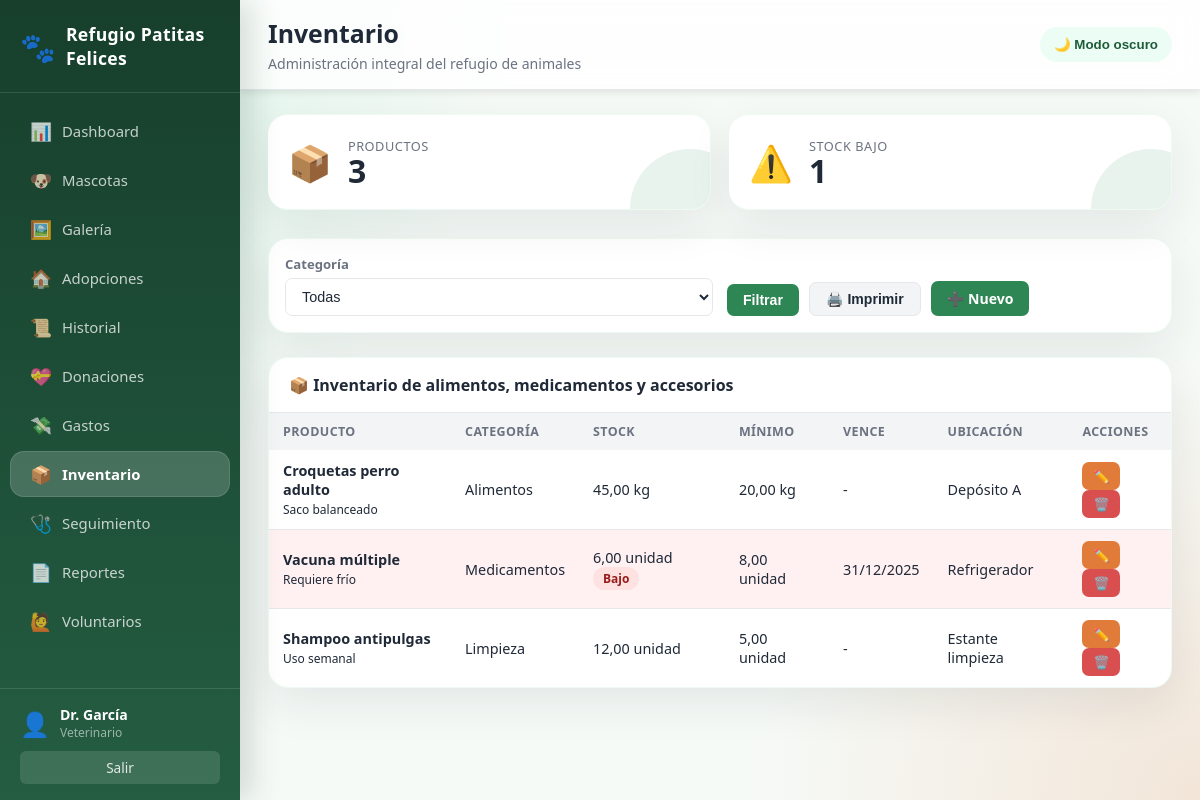
Screenshot of /pages/inventario.php (signed in) with the database file from the repository.
### tables this page shows
CREATE TABLE inventario (
    id INT AUTO_INCREMENT PRIMARY KEY,
    nombre VARCHAR(150) NOT NULL,
    categoria ENUM('alimentos','medicamentos','accesorios','limpieza') NOT NULL,
    unidad VARCHAR(40) NOT NULL DEFAULT 'unidad',
    cantidad DECIMAL(10,2) NOT NULL DEFAULT 0,
    stock_minimo DECIMAL(10,2) NOT NULL DEFAULT 0,
    fecha_vencimiento DATE DEFAULT NULL,
    ubicacion VARCHAR(120),
    observaciones TEXT,
    actualizado_en TIMESTAMP DEFAULT CURRENT_TIMESTAMP ON UPDATE CURRENT_TIMESTAMP,
    creado_en TIMESTAMP DEFAULT CURRENT_TIMESTAMP
);

### includes/config.php (called while the page is built, shortened)
<?php
function e($str) {
    return htmlspecialchars((string)($str ?? ''), ENT_QUOTES, 'UTF-8');
}
function fechaLatina($fecha) {
    return $fecha ? date('d/m/Y', strtotime($fecha)) : '-';
}

### pages/inventario.php (the view, shortened to what this page needs)
<?php
require_once '../includes/config.php';
$pdo = conectar();
$accion = $_GET['accion'] ?? 'listar';
$item = [];
include '../includes/header.php';
if ($accion === 'nuevo' || $accion === 'editar'):
?>
<div class="form-card">
    <h2><?= $accion==='editar' ? '✏️ Editar producto' : '➕ Registrar producto' ?></h2>
    <form method="POST">
        <div class="form-grid">
            <div class="form-group"><label>Nombre</label><input type="text" name="nombre" value="<?= e($item['nombre'] ?? '') ?>" required></div>
            <div class="form-group"><label>Categoría</label><select name="categoria"><?php foreach(['alimentos','medicamentos','accesorios','limpieza'] as $c): ?><option value="<?= $c ?>" <?= ($item['categoria']??'')===$c?'selected':'' ?>><?= ucfirst($c) ?></option><?php endforeach; ?></select></div>
            <div class="form-group"><label>Unidad</label><input type="text" name="unidad" value="<?= e($item['unidad'] ?? 'unidad') ?>"></div>
            <div class="form-group"><label>Cantidad</label><input type="number" step="0.01" name="cantidad" value="<?= e($item['cantidad'] ?? 0) ?>"></div>
            <div class="form-group"><label>Stock mínimo</label><input type="number" step="0.01" name="stock_minimo" value="<?= e($item['stock_minimo'] ?? 0) ?>"></div>
            <div class="form-group"><label>Fecha vencimiento</label><input type="date" name="fecha_vencimiento" value="<?= e($item['fecha_vencimiento'] ?? '') ?>"></div>
            <div class="form-group"><label>Ubicación</label><input type="text" name="ubicacion" value="<?= e($item['ubicacion'] ?? '') ?>"></div>
            <div class="form-group full"><label>Observaciones</label><textarea name="observaciones"><?= e($item['observaciones'] ?? '') ?></textarea></div>
        </div>
        <div class="form-actions"><button name="guardar" class="btn btn-primary">Guardar</button><a href="inventario.php" class="btn btn-secondary">Cancelar</a></div>
    </form>
</div>
<?php else:
$categoria = $_GET['categoria'] ?? '';
$where = $categoria ? "WHERE categoria=?" : "";
$stmt = $pdo->prepare("SELECT * FROM inventario $where ORDER BY categoria, nombre");
$stmt->execute($categoria ? [$categoria] : []);
$items = $stmt->fetchAll();
$bajos = array_filter($items, fn($i) => (float)$i['cantidad'] <= (float)$i['stock_minimo']);
?>
<div class="stats-grid">
    <div class="stat-card"><div class="stat-icon">📦</div><div><div class="stat-label">Productos</div><div class="stat-value"><?= count($items) ?></div></div></div>
    <div class="stat-card rojo"><div class="stat-icon">⚠️</div><div><div class="stat-label">Stock bajo</div><div class="stat-value"><?= count($bajos) ?></div></div></div>
</div>
<div class="card filters-card no-print">
    <form method="GET" class="filter-grid">
        <div class="form-group"><label>Categoría</label><select name="categoria"><option value="">Todas</option></select></div>
        <div class="form-actions inline"><button class="btn btn-primary">Filtrar</button><button type="button" class="btn btn-secondary" onclick="window.print()">🖨️ Imprimir</button><a href="inventario.php?accion=nuevo" class="btn btn-primary">➕ Nuevo</a></div>
    </form>
</div>
<div class="card printable">
    <div class="card-header"><h2>📦 Inventario de alimentos, medicamentos y accesorios</h2></div>
    <div class="table-wrap">
        <table>
            <thead><tr><th>Producto</th><th>Categoría</th><th>Stock</th><th>Mínimo</th><th>Vence</th><th>Ubicación</th><th class="no-print">Acciones</th></tr></thead>
            <tbody>
            <?php foreach ($items as $i): $bajo = (float)$i['cantidad'] <= (float)$i['stock_minimo']; ?>
            <tr class="<?= $bajo ? 'row-alert' : '' ?>">
                <td><strong><?= e($i['nombre']) ?></strong><br><small><?= e($i['observaciones']) ?></small></td>
                <td><?= ucfirst(e($i['categoria'])) ?></td>
                <td><?= number_format((float)$i['cantidad'], 2, ',', '.') ?> <?= e($i['unidad']) ?> <?= $bajo ? '<span class="badge badge-rojo">Bajo</span>' : '' ?></td>
                <td><?= number_format((float)$i['stock_minimo'], 2, ',', '.') ?> <?= e($i['unidad']) ?></td>
                <td><?= fechaLatina($i['fecha_vencimiento']) ?></td>
                <td><?= e($i['ubicacion'] ?: '-') ?></td>
                <td class="no-print"><a class="btn btn-warning btn-sm" href="inventario.php?accion=editar&id=<?= $i['id'] ?>">✏️</a><a class="btn btn-danger btn-sm" onclick="return confirm('¿Eliminar producto?')" href="inventario.php?accion=eliminar&id=<?= $i['id'] ?>">🗑️</a></td>
            </tr>
            <?php endforeach; ?>
            </tbody>
        </table>
    </div>
</div>
<?php endif; ?>
<?php include '../includes/footer.php'; ?>

### css/style.css (style rules this page uses)
*, *::before, *::after { box-sizing: border-box; margin: 0; padding: 0; }
:root { --verde: #2d8653; --verde-light:#e8f5ee; --verde-dark: #1e5c38; --naranja: #e07b39; --azul: #3a7bd5; --rojo: #d94f4f; --gris: #6b7280; --gris-light: #f3f4f6; --blanco: #ffffff; --texto: #1f2937; --borde: #e5e7eb; --sombra: 0 2px 8px rgba(0,0,0,.10); --sidebar-w: 240px; }
body { font-family: 'Segoe UI', system-ui, sans-serif; background: var(--gris-light); color: var(--texto); display: flex; min-height: 100vh; }
.stats-grid { display: grid; grid-template-columns: repeat(auto-fit, minmax(200px, 1fr)); gap: 18px; margin-bottom: 28px; }
.stat-card { background: var(--blanco); border-radius: 10px; padding: 22px 20px; box-shadow: var(--sombra); display: flex; align-items: center; gap: 16px; border-left: 4px solid var(--verde); }
.stat-card.rojo { border-left-color: var(--rojo); }
.stat-icon { font-size: 2.2rem; }
.stat-label { font-size: .8rem; color: var(--gris); text-transform: uppercase; letter-spacing: .5px; }
.stat-value { font-size: 2rem; font-weight: 800; color: var(--texto); line-height: 1; }
.card { background: var(--blanco); border-radius: 10px; box-shadow: var(--sombra); overflow: hidden; margin-bottom: 24px; }
.card-header { display: flex; align-items: center; justify-content: space-between; padding: 16px 20px; border-bottom: 1px solid var(--borde); }
.card-header h2 { font-size: 1rem; font-weight: 700; }
.table-wrap { overflow-x: auto; }
table { width: 100%; border-collapse: collapse; font-size: .9rem; }
thead { background: var(--gris-light); }
th { padding: 10px 14px; text-align: left; font-size: .78rem; text-transform: uppercase; color: var(--gris); letter-spacing: .4px; }
td { padding: 11px 14px; border-bottom: 1px solid var(--borde); vertical-align: middle; }
tr:last-child td { border-bottom: none; }
.badge { display: inline-block; padding: 3px 10px; border-radius: 20px; font-size: .75rem; font-weight: 600; }
.badge-rojo { background: #fee2e2; color: #991b1b; }
.btn { display: inline-flex; align-items: center; gap: 6px; padding: 8px 16px; border-radius: 7px; font-size: .88rem; font-weight: 600; border: none; cursor: pointer; text-decoration: none; transition: opacity .15s, transform .1s; }
.btn-primary { background: var(--verde); color: #fff; }
.btn-secondary { background: var(--gris-light); color: var(--texto); border: 1px solid var(--borde); }
.btn-danger { background: var(--rojo); color: #fff; }
.btn-warning { background: var(--naranja); color: #fff; }
.btn-sm { padding: 5px 11px; font-size: .8rem; }
.form-group { display: flex; flex-direction: column; gap: 5px; }
label { font-size: .82rem; font-weight: 600; color: var(--gris); }
input, select, textarea { padding: 9px 12px; border: 1px solid var(--borde); border-radius: 7px; font-size: .9rem; color: var(--texto); background: var(--blanco); transition: border-color .15s; width: 100%; }
.form-actions { display: flex; gap: 10px; margin-top: 20px; }
:root { --menta: #9be7c4; --crema: #fff7ed; --lila: #a78bfa; --panel: rgba(255,255,255,.86); --gradiente: linear-gradient(135deg, #164e38 0%, #2d8653 45%, #e07b39 100%); }
body { background: radial-gradient(circle at top left, rgba(155,231,196,.35), transparent 32rem), radial-gradient(circle at bottom right, rgba(224,123,57,.16), transparent 28rem), #f6faf7; }
.card, .form-card, .stat-card { border: 1px solid rgba(34, 197, 94, .08); border-radius: 20px; box-shadow: 0 16px 45px rgba(15, 23, 42, .08); }
.stat-card { border-left: 0; position: relative; overflow: hidden; }
.stat-card::after { content: ""; position: absolute; inset: auto -40px -60px auto; width: 120px; height: 120px; border-radius: 50%; background: rgba(45,134,83,.10); }
.filters-card { padding: 16px; }
.filter-grid { display: grid; grid-template-columns: repeat(auto-fit, minmax(180px, 1fr)); gap: 14px; align-items: end; }
.form-actions.inline { margin-top: 0; align-items: end; flex-wrap: wrap; }
.row-alert td { background: #fff1f2; }

### rows the page displays
inventario: nombre "Croquetas perro adulto", observaciones "Saco balanceado", categoria "Alimentos", cantidad "45,00", unidad "kg", stock_minimo "20,00", fecha_vencimiento "-", ubicacion "Depósito A"
inventario: nombre "Vacuna múltiple", observaciones "Requiere frío", categoria "Medicamentos", cantidad "6,00", unidad "unidad", shows "Bajo", stock_minimo "8,00", fecha_vencimiento "31/12/2025", ubicacion "Refrigerador"
inventario: nombre "Shampoo antipulgas", observaciones "Uso semanal", categoria "Limpieza", cantidad "12,00", unidad "unidad", stock_minimo "5,00", fecha_vencimiento "-", ubicacion "Estante limpieza"

### other values shown
SITE_NAME "Refugio Patitas Felices"
$_SESSION['nombre'] "Dr. García"
$_SESSION['rol'] "Veterinario"
$titulo "Inventario"
count($items) "3"
count($bajos) "1"
